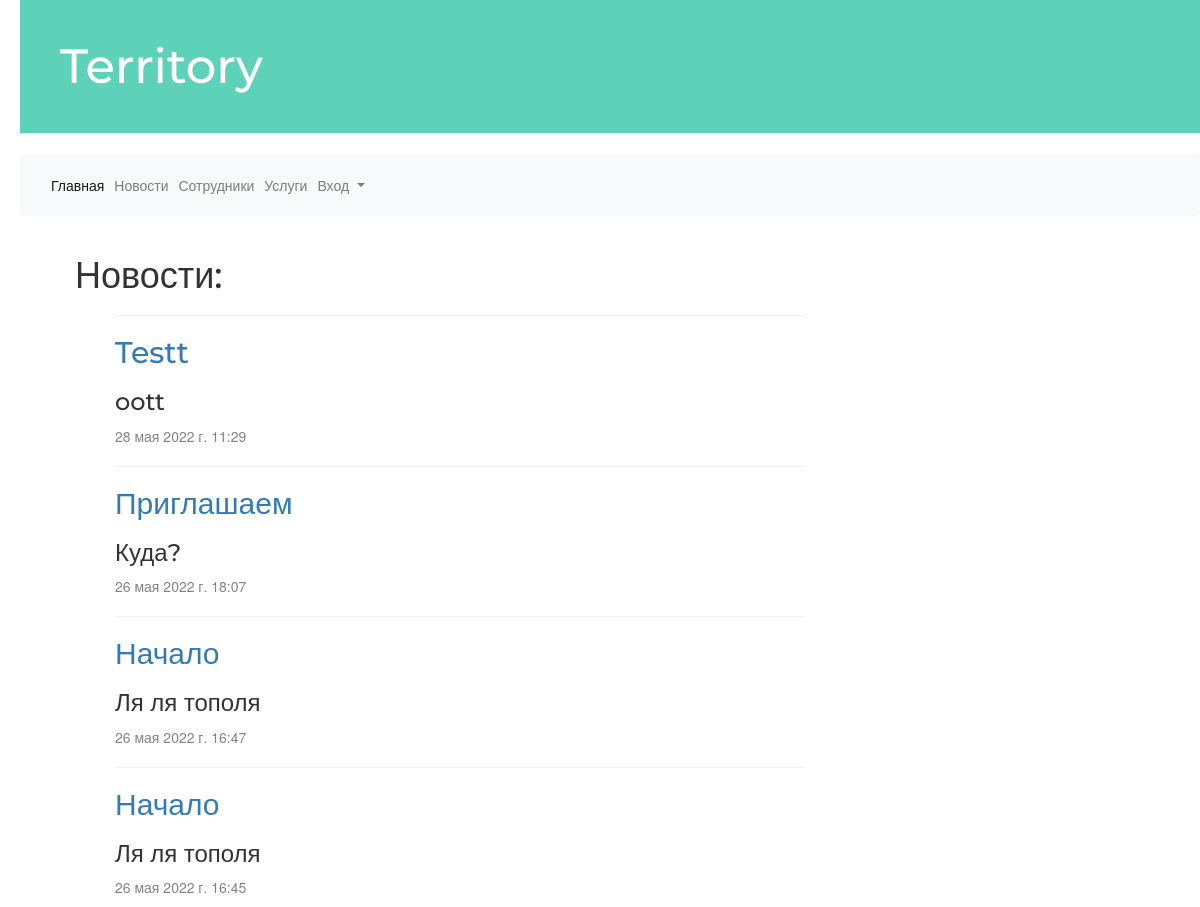
Screenshot of /blog/ with the database file from the repository.
### blog/models.py (models this page shows, shortened)
class Post(models.Model):
    author = models.ForeignKey(settings.AUTH_USER_MODEL, on_delete=models.CASCADE)
    title = models.CharField(max_length=200)
    text = models.TextField()
    created_date = models.DateTimeField(default=timezone.now)
    published_date = models.DateTimeField(blank=True, null=True)

### blog/views.py (the view)
# urls.py: path('', views.post_list, name='post_list'),
def post_list(request):
    posts = Post.objects.filter(published_date__lte=timezone.now()).order_by('-published_date')
    return render(request, 'blog/post_list.html', {'posts': posts})

### territory/templates/blog/post_list.html (shortened to what this page needs)
<!DOCTYPE html>
{% extends 'base.html'%}
{% block content %}
    <h1>Новости:
    </h1>
    {% for post in posts %}
        <ul>
            <hr class="hr-line">
                <h2><a href="{% url 'post_detail' pk=post.pk %}">{{ post.title }}</a></h2>
                <h3>{{ post.text }}</h3>
                <div class="date">
                    {{ post.published_date }}
                </div>
        </ul>
    {% endfor %}
{% endblock %}

### blog/static/css/blog.css (style rules this page uses)
body { padding-left: 20px; }
h1, h2, h3, h4 { font-family: 'Montserrat', sans-serif; }
.date { color: #828282; }

### rows the page displays
Post: title "Testt", text "oott", published_date "28 мая 2022 г. 11:29"
Post: title "Приглашаем", text "Куда?", published_date "26 мая 2022 г. 18:07"
Post: title "Начало", text "Ля ля тополя", published_date "26 мая 2022 г. 16:47"
Post: title "Начало", text "Ля ля тополя", published_date "26 мая 2022 г. 16:45"
